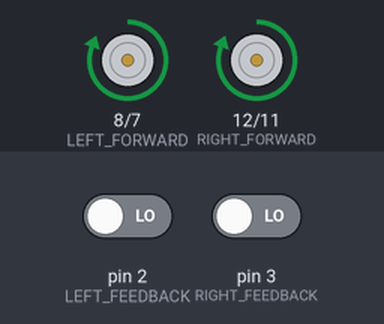
Bench run of a sketch on a simulated Arduino Uno, built with avr-gcc and run on an emulated ATmega328P. Shown: motor-driver pin pairs drawn as motors (green arrow = first pin HIGH = forward, orange = second pin HIGH = backward, longer = more drive, scaled by the enable pin). The inputs (shaded band) are chosen by the test bench; at power-on: pin 2 (LEFT_FEEDBACK) LOW, pin 3 (RIGHT_FEEDBACK) LOW.

Above: at 0.05 s.
At 10.1 s:
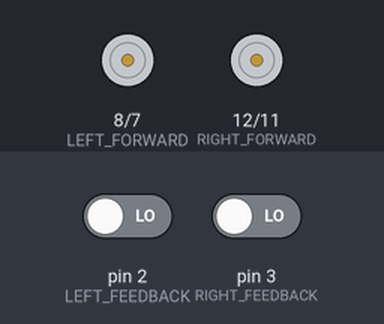
Timing chart, 0 to 11.6 s (numbered marks = the images above):
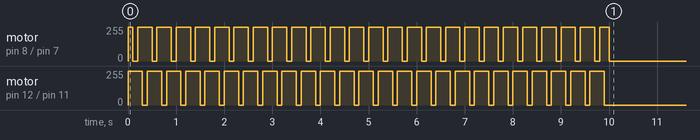

Measured:
- by itself, motor on pin 12 (RIGHT_FORWARD) / pin 11 (RIGHT_REVERSE): alternates forward 255/255 for 0.30 s and stopped for 0.10 s, 50 changes in all, then stays stopped
- by itself, motor on pin 8 (LEFT_FORWARD) / pin 7 (LEFT_REVERSE): goes forward 255/255 0.10 s, 24 × (stopped 0.10 s, forward 255/255 0.30 s), stopped 0.10 s, forward 255/255 0.20 s, then stopped

The sketch:

helios_v21__1_.ino
```cpp
/*
  This program blinks pin 13 of the Arduino (the
  built-in LED)
*/

// help

const int LEFT_FEEDBACK = 2; // Pin numbers on Rover
const int RIGHT_FEEDBACK = 3;

volatile int leftcounter = 0; // initiate counter to zero for start
volatile int rightcounter = 0; // counter could always be reset

const int RIGHT_FORWARD = 12;
const int RIGHT_REVERSE = 11;
const int RIGHT_ENABLE = 10;
const int LEFT_ENABLE = 9;
const int LEFT_FORWARD = 8;
const int LEFT_REVERSE = 7;

const int FORWARD_IN_MILLISECONDS = 5000;
const int STOP_IN_MILLISECONDS = 1000;
const int REVERSE_IN_MILLISECONDS = 2000;

const int DELAY_TURN = 100;

const int COUNTS_PER_METRE = 435;
/*
const int LEFT_TURN_SPEED = 200;
const int RIGHT_TURN_SPEED = 200;
*/
void setup()
{
  Serial.begin(115200);
  attachInterrupt(digitalPinToInterrupt(LEFT_FEEDBACK),LeftMotorISR,RISING);
  attachInterrupt(digitalPinToInterrupt(RIGHT_FEEDBACK),RightMotorISR,RISING);

  pinMode(RIGHT_FORWARD, OUTPUT);
  pinMode(LEFT_FORWARD, OUTPUT);

  pinMode(RIGHT_ENABLE, OUTPUT);
  pinMode(LEFT_ENABLE, OUTPUT);

  pinMode(RIGHT_REVERSE, OUTPUT);
  pinMode(LEFT_REVERSE, OUTPUT);

}

void loop()
{
  // Print out left counter value until the motors reach 2 metres

  if (millis() >10000){
    TurnOffMotors();
  }
  else
  {
    /*
    Serial.print("Left Counter ");
    Serial.println(leftcounter); // This is printing then a new Line after
    */
    MoveForward();
    delay(DELAY_TURN);
	TurnRight();
    delay(DELAY_TURN);
    MoveForward();
    delay(DELAY_TURN);
    TurnLeft();
    delay(DELAY_TURN);
  }
}

void MoveForward()
{
  TurnOnMotors();
  digitalWrite(RIGHT_REVERSE, LOW);
  digitalWrite(LEFT_REVERSE, LOW);

  digitalWrite(RIGHT_FORWARD, HIGH);
  digitalWrite(LEFT_FORWARD, HIGH);
}

void Reverse()
{
  TurnOnMotors();

  digitalWrite(RIGHT_FORWARD, LOW);
  digitalWrite(LEFT_FORWARD, LOW);

  digitalWrite(RIGHT_REVERSE, HIGH);
  digitalWrite(LEFT_REVERSE, HIGH);
}

void TurnOffMotors()
{
  digitalWrite(RIGHT_ENABLE,LOW);
  digitalWrite(LEFT_ENABLE,LOW);
  digitalWrite(RIGHT_FORWARD,LOW);
  digitalWrite(LEFT_FORWARD,LOW);
  digitalWrite(RIGHT_REVERSE,LOW);
  digitalWrite(LEFT_REVERSE,LOW);
}

void TurnRight()
{
  digitalWrite(RIGHT_FORWARD, HIGH);
  digitalWrite(LEFT_FORWARD, LOW);
}

void TurnLeft()
{
  digitalWrite(LEFT_FORWARD, HIGH);
  digitalWrite(RIGHT_FORWARD, LOW);
}

void TurnOnMotors()
{
  digitalWrite(RIGHT_ENABLE, HIGH);
  digitalWrite(LEFT_ENABLE, HIGH);
}

void LeftMotorISR(){
  // adds one to the counter on each motor revolution
  leftcounter++;
}
void RightMotorISR() {
  // adds one to the counter on each motor revolution
  rightcounter++;
}
```
